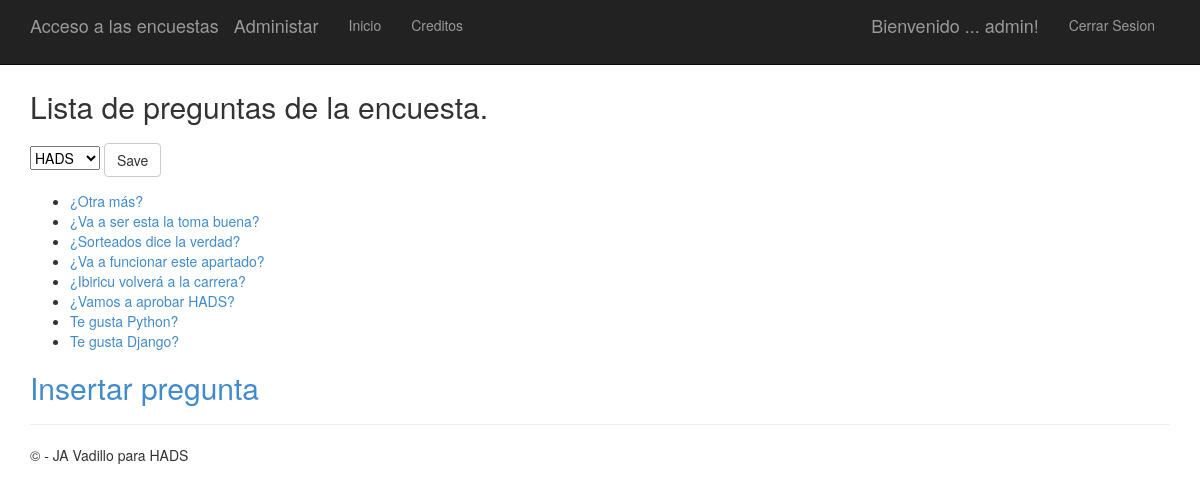
The page /polls/ (signed in) on the database its author committed.
### app/models.py (models this page shows)
class Question(models.Model):
    question_text = models.CharField(max_length=200)
    pub_date = models.DateTimeField('date published')
    tema = models.CharField(max_length=100)

### app/views.py (the view)
# urls.py: url(r'^polls/', app.views.index, name='index'),
def index(request):
    topic = ""
    if request.method == "POST":
        form = DropForm(request.POST)
        if  form.is_valid():
            q = form.save(commit=False)
            latest_question_list = Question.objects.order_by('-pub_date').filter(tema = q.tema)
            topic = q.tema
    else:
        latest_question_list = Question.objects.order_by('-pub_date')
    listOfTopics = Question.objects.values('tema').distinct()
    template = loader.get_template('polls/index.html')
    context = {
                'title':'Lista de preguntas de la encuesta',
                'listOfTopics':listOfTopics,
                'latest_question_list': latest_question_list,
                'topic': topic
              }
    return render(request, 'polls/index.html', context)

### app/templates/polls/index.html (shortened to what this page needs)
﻿{% extends "app/layout.html" %}
{% block content %}
<h2>{{ title }}.</h2>
{% if latest_question_list %}
<form method="POST" class="post-form">{% csrf_token %}
    <select name="tema">
        {% for t in listOfTopics %}
            {% if t.tema == topic %}
                <option selected>{{t.tema}}</option>
            {% else %}
                <option>{{t.tema}}</option>
            {% endif %}
        {%endfor%}
    </select>
    <button type="submit" class="save btn btn-default">Save</button>
</form>
    <ul>
    {% for question in latest_question_list %}
        <li><a href="{% url 'detail' question.id %}">{{ question.question_text }}</a></li>
    {% endfor %}
    </ul>
{% else %}
    <p>No polls are available.</p>
{% endif %}
{% if request.user.is_authenticated %}
<a href="{% url 'add' %}"><h2>Insertar pregunta</h2></a>
{% endif %}
{% endblock %}

### app/templates/app/loginpartial.html (shortened to what this page needs)
{% if user.is_authenticated %}
<form id="logoutForm" action="/logout" method="post" class="navbar-right">
    <ul class="nav navbar-nav navbar-right">
        <li><span class="navbar-brand">Bienvenido ... {{ user.username }}!</span></li>
        <li><a href="javascript:document.getElementById('logoutForm').submit()">Cerrar Sesion</a></li>
    </ul>
</form>
{% else %}
<ul class="nav navbar-nav navbar-right">
    <li><a href="{% url 'login' %}">Iniciar Sesion</a></li>
</ul>
{% endif %}

### app/static/app/content/site.css (style rules this page uses)
body { padding-top: 50px; padding-bottom: 20px; }
input, select, textarea { max-width: 280px; }

### rows shown on the page
Question: question_text "¿Otra más?"
Question: question_text "¿Va a ser esta la toma buena?"
Question: question_text "¿Sorteados dice la verdad?"
Question: question_text "¿Va a funcionar este apartado?"
Question: question_text "¿Ibiricu volverá a la carrera?"
Question: question_text "¿Vamos a aprobar HADS?"
Question: question_text "Te gusta Python?"
Question: question_text "Te gusta Django?"

### other values the page prints
{{ user.username }} "admin"
{{ title }} "Lista de preguntas de la encuesta"
form field tema "HADS"
